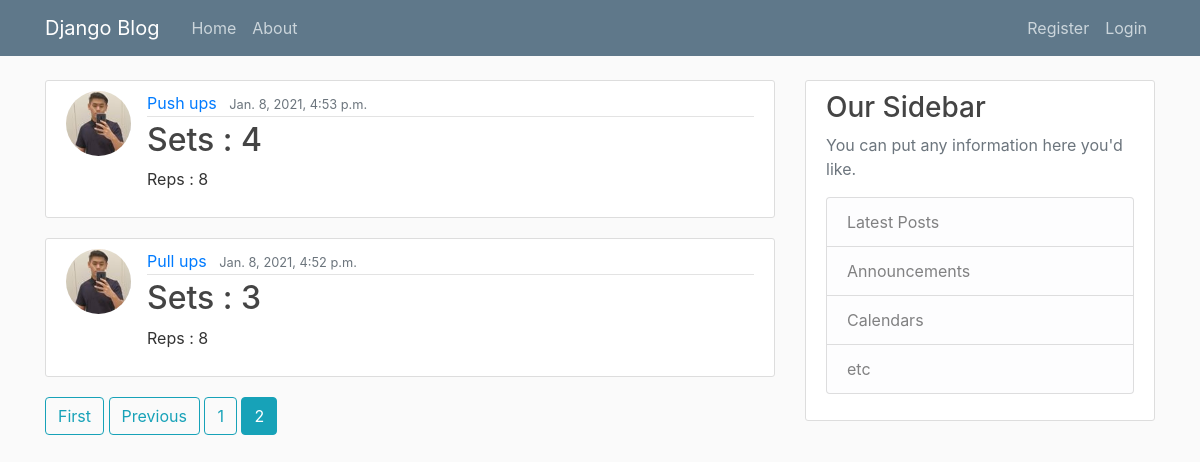
Screenshot of /?page=2 with the database file from the repository.
### workoutlog/models.py (models this page shows, shortened)
class Workout(models.Model):
    workoutname = models.CharField(max_length=100)
    sets = models.IntegerField()
    reps = models.IntegerField()
    date_posted = models.DateTimeField(default=timezone.now)
    author = models.ForeignKey(User,on_delete=models.CASCADE)

### users/models.py (models this page shows, shortened)
class Profile(models.Model):
    user = models.OneToOneField(User, on_delete=models.CASCADE)
    image = models.ImageField(default='default.jpg',upload_to='profile_pics')

### workoutlog/views.py (the view)
# urls.py: path('', WorkoutListView.as_view(), name ='workoutlog-home'),
class WorkoutListView(ListView):
    model = Workout
    template_name = 'workoutlog/home.html'
    context_object_name = 'posts'
    ordering = ['-date_posted'] # order the post date
    paginate_by = 5 # page

### workoutlog/templates/workoutlog/home.html (shortened to what this page needs)
{% extends "workoutlog/base.html" %}
{% block content %}
    {% for post in posts %}
        <article class="media content-section">
          <img class ="rounded-circle article-img" src="{{ post.author.profile.image.url }}">
          <div class="media-body">
            <div class="article-metadata">
              <a class="mr-2" href="{% url 'workoutlog-detail' post.id %}">{{ post.workoutname }}</a>
              <small class="text-muted">{{ post.date_posted }}</small>
            </div>
            <h2><a class="article-title" href="{% url 'workoutlog-detail' post.id %}"> Sets : {{ post.sets }} </a></h2>
            <p class="article-content">Reps : {{ post.reps }}</p>
          </div>
        </article>
    {% endfor %}
    {% if is_paginated %}
        {% if page_obj.has_previous %}
            <a class="btn btn-outline-info mb-4" href="?page=1"> First </a>
            <a class="btn btn-outline-info mb-4" href="?page={{ page_obj.previous_page_number }}"> Previous </a>
        {% endif %}
        {% for num in page_obj.paginator.page_range %}
            {% if page_obj.number == num %}
                <a class="btn btn-info mb-4" href="?page={{ num }}"> {{ num }} </a>
            {% elif num > page_obj.number|add:'-3' and num < page_obj.number|add:'3' %}
                <a class="btn btn-outline-info mb-4" href="?page={{ num }}"> {{ num }} </a>
            {% endif %}
        {% endfor %}
    {% endif %}
{% endblock content %}

### workoutlog/static/workoutlog/main.css (style rules this page uses)
body { background: #fafafa; color: #333333; margin-top: 5rem; }
h1, h2, h3, h4, h5, h6 { color: #444444; }
.content-section { background: #ffffff; padding: 10px 20px; border: 1px solid #dddddd; border-radius: 3px; margin-bottom: 20px; }
.article-title { color: #444444; }
.article-content { white-space: pre-line; }
.article-img { height: 65px; width: 65px; margin-right: 16px; }
.article-metadata { padding-bottom: 1px; margin-bottom: 4px; border-bottom: 1px solid #e3e3e3 }

### rows the page displays
Workout: author.profile.image (picture), workoutname "Push ups", date_posted "Jan. 8, 2021, 4:53 p.m.", sets "4", reps "8"
Workout: author.profile.image (picture), workoutname "Pull ups", date_posted "Jan. 8, 2021, 4:52 p.m.", sets "3", reps "8"

### other values shown
{{ num }} "1"
{{ num }} "2"
